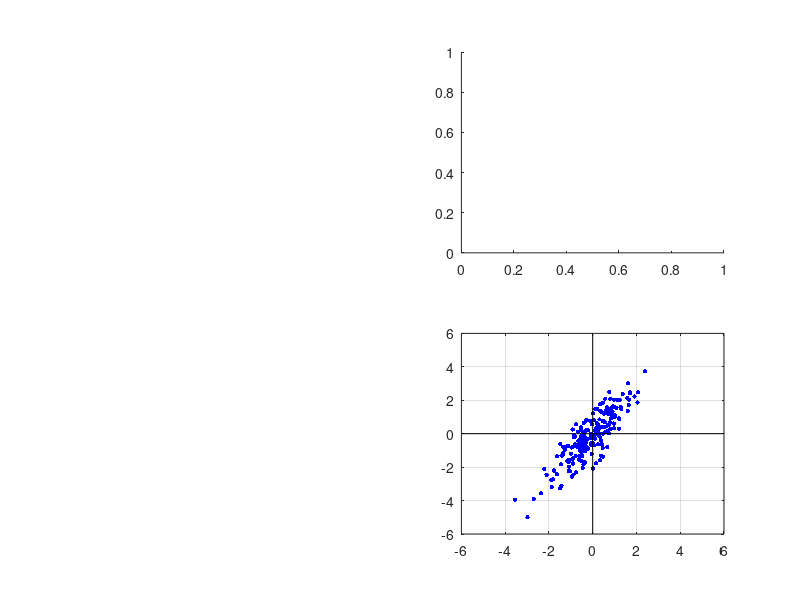

This chart was generated by the following MATLAB code: (Note: this script raises an error after producing the figure.)
% Generate a bivariate normal random data set
rng(3); mu = [0 0]; sigma = [1 1.2; 1.2 2];
X = mvnrnd(mu,sigma,200);
close all; clc; figure(1);              % Create a new figure
set(gcf,'Position',[50 50 900 750]);    % Set figure position
set(gcf,'color','w');                   % Set background color to white

% Plot the data as a 2D scatter
subplot(224);
scatter(X(:,1),X(:,2),10,'b','filled'); % Size 10, Color 'blue'
lim = 6; axis(lim*[-1 1 -1 1]);         % Set axis limits
grid on; box on; hold on;
plot([0 0],lim*[-1 1],'k');             % Plot x-axis      
plot(lim*[-1 1],[0 0],'k')              % Plot y-axis

% Plot the distribution of the x1 dimension
subplot(222);
[f,xi] = ksdensity(X(:,1));         % Use Kernel density estimation (KDE)
fill(xi,f,'b','FaceAlpha',0.2);     % Plot the distribution using fill
hold on; plot(xi,f,'b','LineWidth',1.5); % Highlight the distribution
axis([-lim lim 0 1]); axis off; box off; % Remove the axes

% Plot the distribution of the x2 dimension
subplot(223);
[f,xi] = ksdensity(X(:,2));         % Use Kernel density estimation
fill(xi,f,'b','FaceAlpha',0.2);     % Plot the distribution using fill
hold on; plot(xi,f,'b','LineWidth',1.5); % Highlight the distribution
axis([-lim lim 0 1]); axis off; box off; % Remove the axes
camroll(90);                             % Rotate the axes

% Get the first principal component coefficients
% where V = coefficients matrix.
V = pca(X,'Centered',false);
subplot(224);
L = [2*lim 0; -2*lim 0];        % Define some line at 2 arbitrary pts.
L1 = (V*L')'; hold on;          % Project / rotate the 2 pts. using V
plot(L1(:,1),L1(:,2),'r--', ...
    'LineWidth',1.5);           % Plot red dashed line (max variance)
col = [34,139,34]/255;          % Forest green color (for dist. later)

% Start iterating over different projection angles
for j = [zeros(1,10), 0:0.05:2*pi]

    % Create the rotation matrix, given angle theta
    coeff = @(theta) [cos(theta), -sin(theta);
                        sin(theta), cos(theta)];

    V = coeff(j);    % Coefficients matrix
    PC = (V*L')';    % Normal to the projection (to plot the dashed line)
                     % PC = principal component

    subplot(224); hold on;
    a = plot(PC(:,1),PC(:,2),'k--', ...
             'LineWidth',1.5);              % Plot the rotated dashed line
    scores = (V'*X')';                      % Project actual data                                 
    [f,xi] = ksdensity(scores(:,1));        % Use KDE on actual data
    dist = [xi' 11*f']; dist = (V*dist')';  % Rotate the distribution

    % Plot the green distribution, rotated by theta
    b = fill(dist(:,1),dist(:,2),col,'FaceAlpha',0.2);
    c = plot(dist(:,1),dist(:,2),'Color',col,'LineWidth',1.5);

    % Display the variance of projected actual data
    title(sprintf('Var = %.4f',var(scores(:,1))))
    axis(lim*[-1 1 -1 1]); grid on; box on;

    % Code for creating a GIF
    % exportgraphics(gcf,'PCA_illustrate.gif','Append',true);

    % Reset the figure by deleting the plotted distribution
    pause(0.1); delete(a); delete(b); delete(c);
end
